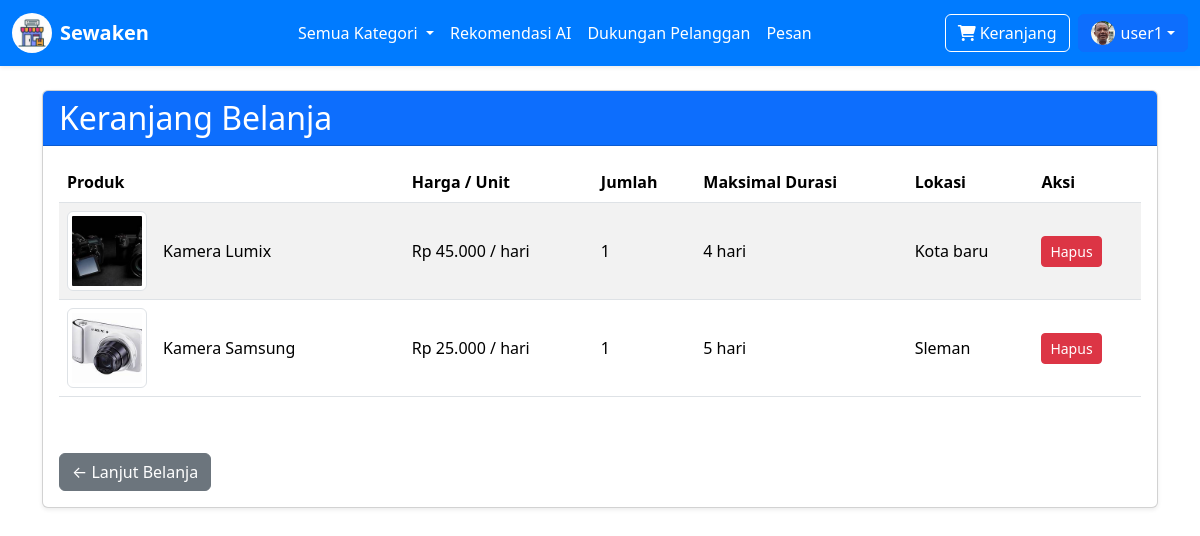
The page /chart_produk.php (signed in) on the database its author committed.
### tables this page shows
CREATE TABLE `users` (
  `id` int(11) NOT NULL,
  `username` varchar(50) NOT NULL,
  `nama_lengkap` varchar(100) DEFAULT NULL,
  `email` varchar(100) DEFAULT NULL,
  `no_hp` varchar(20) DEFAULT NULL,
  `alamat` varchar(255) DEFAULT NULL,
  `foto_profil` varchar(255) DEFAULT NULL,
  `ktp_image` varchar(255) DEFAULT NULL,
  `saldo` decimal(15,2) NOT NULL DEFAULT '0.00',
  `phone_number` varchar(20) DEFAULT NULL,
  `address` text,
  `profile_picture` varchar(255) DEFAULT NULL,
  `created_at` datetime DEFAULT CURRENT_TIMESTAMP,
  `password` varchar(255) NOT NULL,
  `role` enum('user','admin') NOT NULL
);

CREATE TABLE `produk` (
  `id` int(11) NOT NULL,
  `nama` varchar(100) NOT NULL,
  `kategori_id` int(11) NOT NULL,
  `gambar` varchar(255) DEFAULT NULL,
  `deskripsi` text,
  `harga` decimal(15,2) NOT NULL,
  `stock` int(11) DEFAULT '0',
  `duration_unit` enum('hari','minggu','bulan') DEFAULT 'hari',
  `max_duration` int(11) NOT NULL,
  `is_available` tinyint(1) DEFAULT '1',
  `created_at` datetime DEFAULT CURRENT_TIMESTAMP,
  `updated_at` datetime DEFAULT CURRENT_TIMESTAMP ON UPDATE CURRENT_TIMESTAMP,
  `lokasi_id` int(11) NOT NULL,
  `admin_id` int(11) NOT NULL DEFAULT '3'
);

CREATE TABLE `lokasi` (
  `id` int(11) NOT NULL,
  `nama` varchar(100) NOT NULL
);

### chart_produk.php (the view, shortened to what this page needs)
<?php
include 'includes/_header.php';
$cart_items = [];
if (isset($_SESSION['user_id'])) {
    $user_id = $_SESSION['user_id'];
    $result = mysqli_query($conn, "SELECT product_id, qty, duration FROM cart_items WHERE user_id=$user_id");
    while ($row = mysqli_fetch_assoc($result)) {
        $cart_items[] = [
            'product_id' => $row['product_id'],
            'qty' => $row['qty'],
            'duration' => $row['duration']
        ];
    }
} else {
    $cart_items = isset($_SESSION['chart_produk']) ? $_SESSION['chart_produk'] : [];
}
$produk_di_chart = [];
if (!empty($cart_items)) {
    $product_ids = array_map(function($item) { return (int)$item['product_id']; }, $cart_items);
    $id_list = implode(',', array_unique($product_ids));
    $query_produk = mysqli_query($conn, "SELECT p.id, p.nama, p.harga, p.gambar, p.max_duration, p.duration_unit, l.nama AS nama_lokasi FROM produk p JOIN lokasi l ON p.lokasi_id = l.id WHERE p.id IN ($id_list)") or die(mysqli_error($conn));
    $produk_db = [];
    while($row = mysqli_fetch_assoc($query_produk)) {
        $produk_db[$row['id']] = $row;
    }
    foreach ($cart_items as $item) {
        $product_id = (int)$item['product_id'];
        $qty = (int)$item['qty'];
        $duration = (int)$item['duration'];
        if (isset($produk_db[$product_id])) {
            $p = $produk_db[$product_id];
            $harga_per_unit_per_duration = $p['harga'];
            $subtotal_item = $harga_per_unit_per_duration * $qty * $duration;
            $produk_di_chart[] = [
                'id' => $p['id'],
                'nama' => $p['nama'],
                'gambar' => $p['gambar'],
                'harga' => $p['harga'],
                'qty' => $qty,
                'duration' => $duration,
                'duration_unit' => $p['duration_unit'],
                'max_duration' => $p['max_duration'],
                'nama_lokasi' => $p['nama_lokasi'],
                'subtotal' => $subtotal_item
            ];
        }
    }
}
?>
<main class="container mt-4">
    <div class="card shadow-sm mb-4">
        <div class="card-header bg-primary text-white">
            <h2 class="card-title mb-0">Keranjang Belanja</h2>
        </div>
        <div class="card-body">
            <?php if(empty($produk_di_chart)): ?>
                <div class="alert alert-info text-center" role="alert">
                    Keranjang Anda kosong.
                </div>
            <?php else: ?>
                <div class="table-responsive">
                    <table class="table table-striped table-hover align-middle">
                        <thead>
                            <tr>
                                <th scope="col">Produk</th>
                                <th scope="col">Harga / Unit</th>
                                <th scope="col">Jumlah</th>
                                <th scope="col">Maksimal Durasi</th>
                                <th scope="col">Lokasi</th>
                                <th scope="col">Aksi</th>
                            </tr>
                        </thead>
                        <tbody>
                            <?php foreach($produk_di_chart as $p): ?>
                                <tr>
                                    <td>
                                        <a href="produk_detail.php?id=<?= $p['id'] ?>" style="text-decoration:none;color:inherit;">
                                            <div class="d-flex align-items-center">
                                                <img src="<?= htmlspecialchars($p['gambar']) ?>" class="img-thumbnail me-3" alt="<?= htmlspecialchars($p['nama']) ?>" style="width: 80px; height: 80px; object-fit: cover;">
                                                <div>
                                                    <h6 class="mb-0"><?= htmlspecialchars($p['nama']) ?></h6>
                                                </div>
                                            </div>
                                        </a>
                                    </td>
                                    <td>Rp <?= number_format($p['harga'],0,',','.') ?> / <?= htmlspecialchars($p['duration_unit']) ?></td>
                                    <td><?= htmlspecialchars($p['qty']) ?></td>
                                    <td><?= htmlspecialchars($p['max_duration']) ?> <?= htmlspecialchars($p['duration_unit']) ?></td>
                                    <td><?= htmlspecialchars($p['nama_lokasi']) ?></td>
                                    <td>
                                        <form method="post" class="d-inline">
                                            <button type="submit" class="btn btn-danger btn-sm">Hapus</button>
                                        </form>
                                    </td>
                                </tr>
                            <?php endforeach; ?>
                        </tbody>
                    </table>
                </div>
                <div class="d-flex justify-content-between mt-4">
                    <a href="index.php" class="btn btn-secondary">&larr; Lanjut Belanja</a>
                </div>
            <?php endif; ?>
        </div>
    </div>
</main>

### includes/_header.php (shortened to what this page needs)
<!DOCTYPE html>
<html lang="id">
<head>
    <link href="https://cdn.jsdelivr.net/npm/bootstrap@5.3.3/dist/css/bootstrap.min.css" rel="stylesheet">
    <link rel="stylesheet" href="https://cdnjs.cloudflare.com/ajax/libs/font-awesome/6.0.0-beta3/css/all.min.css">
    <link rel="stylesheet" href="style.css">
</head>
<body>
    <nav class="navbar navbar-expand-lg navbar-dark bg-primary shadow-sm">
        <div class="container-fluid">
            <a class="navbar-brand d-flex align-items-center" href="index.php">
                <img src="assets/images/th.jpeg" alt="Logo" width="40" height="40" class="me-2 rounded-circle">
                <span class="fw-bold text-white">Sewaken</span>
            </a>
            <div class="collapse navbar-collapse" id="navbarNavDropdown">
                <ul class="navbar-nav mx-auto mb-2 mb-lg-0">
                    <li class="nav-item dropdown">
                        <a class="nav-link dropdown-toggle" href="#" id="navbarDropdownMenuLink" role="button" data-bs-toggle="dropdown" aria-expanded="false">
                            Semua Kategori
                        </a>
                    </li>
                    <li class="nav-item">
                        <a class="nav-link" href="chat.php">Rekomendasi AI</a>
                    </li>
                    <li class="nav-item">
                        <a class="nav-link" href="customer_support.php">Dukungan Pelanggan</a>
                    </li>
                    <li class="nav-item">
                        <a class="nav-link" href="message.php">Pesan</a>
                    </li>
                </ul>
                <div class="d-flex align-items-center">
                    <a href="chart_produk.php" class="btn btn-outline-primary me-2 d-flex align-items-center">
                        <i class="fas fa-shopping-cart me-1"></i> Keranjang
                    </a>
                    <?php if (isset($_SESSION['user_id'])): ?>
                        <?php
                        $foto_profil_user = '';
                        $user_id_header = $_SESSION['user_id'];
                        $conn_header = mysqli_connect('localhost', 'root', '', 'db_sewaken');
                        if ($conn_header) {
                            $q_header = mysqli_query($conn_header, "SELECT foto_profil FROM users WHERE id='$user_id_header'");
                            if ($row_header = mysqli_fetch_assoc($q_header)) {
                                $foto_profil_user = $row_header['foto_profil'];
                            }
                        }
                        ?>
                        <div class="dropdown">
                            <a class="btn btn-primary dropdown-toggle d-flex align-items-center" href="#" role="button" id="dropdownMenuLink" data-bs-toggle="dropdown" aria-expanded="false">
                                <?php if ($foto_profil_user): ?>
                                    <img src="<?= htmlspecialchars($foto_profil_user) ?>" alt="Avatar" style="width:24px;height:24px;border-radius:50%;object-fit:cover;margin-right:6px;">
                                <?php else: ?>
                                    <i class="fas fa-user-circle me-1"></i>
                                <?php endif; ?>
                                <span class="text-white"><?= htmlspecialchars($_SESSION['username']) ?></span>
                            </a>
                        </div>
                    <?php else: ?>
                        <a href="login.php" class="btn btn-success me-2">Login</a>
                        <a href="register.php" class="btn btn-info">Register</a>
                    <?php endif; ?>
                </div>
            </div>
        </div>
    </nav>
</body>
</html>

### style.css (style rules this page uses)
.navbar.bg-primary { background-color: #007bff !important; color: #fff !important; position: sticky; top: 0; z-index: 1020; width: 100%; }
.navbar.bg-primary .navbar-brand, .navbar.bg-primary .nav-link, .navbar.bg-primary .dropdown-toggle, .navbar.bg-primary .btn, .navbar.bg-primary .navbar-brand span { color: #fff !important; }
.navbar.bg-primary .btn-outline-primary { border-color: #fff !important; color: #fff !important; background: transparent !important; }

### rows shown on the page
users: foto_profil (picture)
produk: gambar (picture), nama "Kamera Lumix", harga "45.000", duration_unit "hari", qty "1", max_duration "4", lokasi.nama "Kota baru"
produk: gambar (picture), nama "Kamera Samsung", harga "25.000", duration_unit "hari", qty "1", max_duration "5", lokasi.nama "Sleman"

### other values the page prints
$_SESSION['username'] "user1"
